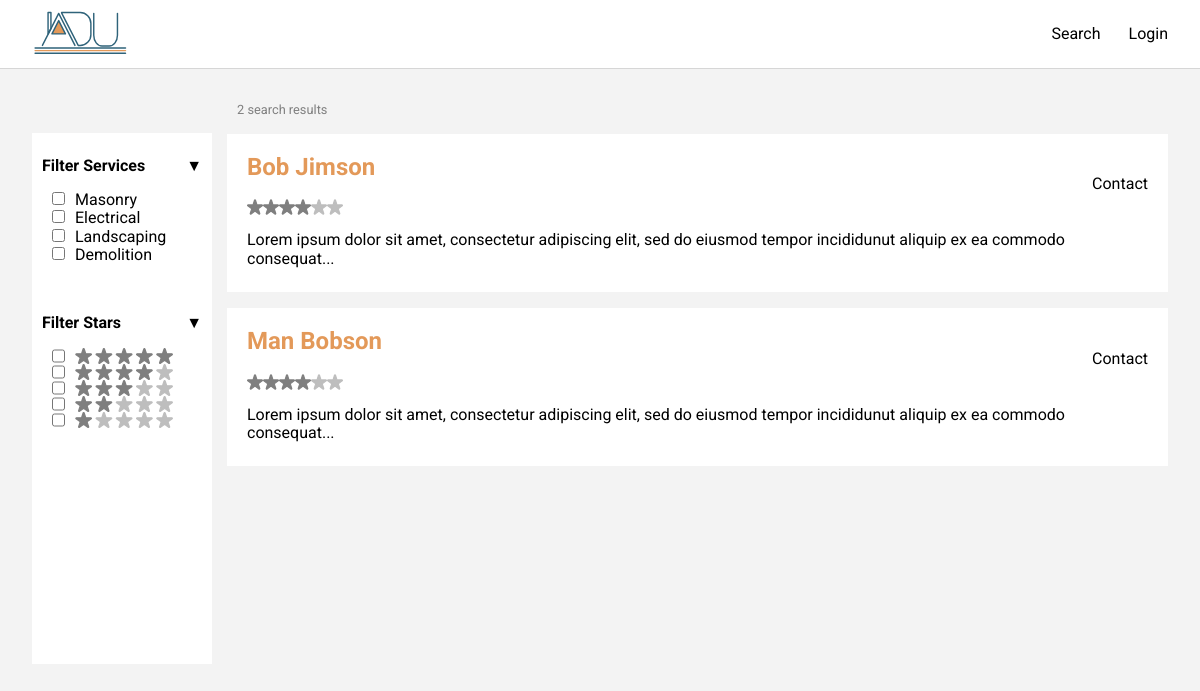
The app's page /connections/search/ with its own data.
### connections/models.py (models this page shows, shortened)
class Service(UUIDModel):
    name = models.CharField(max_length=256, unique=True)
    description = models.TextField()
    @staticmethod
    def top_5():
        return Service.objects.all()[:5]

### accounts/models.py (models this page shows, shortened)
class User(UUIDModel, AbstractUser):
    PROPERTY_OWNER = 0
    CONTRACTOR = 1
    STAFF = 2
    TYPE_CHOICES = (
        (PROPERTY_OWNER, 'Property Owner'),
        (CONTRACTOR, 'Contractor'),
        (STAFF, 'Staff'),
    )
    user_type = models.PositiveSmallIntegerField(
        choices=TYPE_CHOICES, default=0
    )
    contractor_information = models.OneToOneField(
        'accounts.ContractorInformation',
        blank=True,
        null=True,
        on_delete=models.CASCADE,
        related_name='user',
    )
    property_owner_information = models.OneToOneField(
        'accounts.PropertyOwnerInformation',
        blank=True,
        null=True,
        on_delete=models.CASCADE,
        related_name='user',
    )
    @property
    def name(self):
        return f'{self.first_name} {self.last_name}'

### connections/views.py (the view)
# urls.py: path('search/', views.search, name='search'),
def search(request):
    contractors = User.objects.filter(user_type=User.CONTRACTOR)
    popular_services = Service.top_5()
    print(contractors)
    return render(request, 'connections/search.html', {
        'services': popular_services,
        'contractors': contractors,
    })

### templates/connections/search.html (shortened to what this page needs)
{% extends 'base.html' %}
{% load static %}
{% block content %}
<div class="mainContent listPage">
    <aside class="sidebar">
        <div class="services">
            <h2 class="expand">Filter Services</h2>
            <ul>
                {% for service in services %}
                <li><input type="checkbox" value="{{ service.name }}">{{ service.name }}</li>
                {% endfor %}
            </ul>
        </div>
        <div>
            <h2 class="expand">Filter Stars</h2>
            <ul class="stars">
                <li><input type="checkbox" name="fiveStar"></li>
                <li><input type="checkbox" name="fourStar"></li>
                <li><input type="checkbox" name="threeStar"></li>
                <li><input type="checkbox" name="twoStar"></li>
                <li><input type="checkbox" name="oneStar"></li>
            </ul>
        </div>
    </aside>
    <section class="mainList">
        <p class="smallText">{{ contractors.count }} search results</p>
        <ul>
            {% for contractor in contractors %}
            <li>
                <div class="previewHeader">
                    <div>
                        <a>
                            <h2>{{ contractor.name }}</h2>
                        </a>
                        <div class="rating">
                            <img src="{% static 'imgs/filled_star.svg' %}">
                            <img src="{% static 'imgs/filled_star.svg' %}">
                            <img src="{% static 'imgs/filled_star.svg' %}">
                            <img src="{% static 'imgs/filled_star.svg' %}">
                            <img src="{% static 'imgs/empty_star.svg' %}">
                            <img src="{% static 'imgs/empty_star.svg' %}">
                        </div>
                    </div>
                    <a href="#">Contact</a>
                </div>
                <p> Lorem ipsum dolor sit amet, consectetur adipiscing elit, sed do eiusmod tempor incididunut aliquip
                    ex ea commodo consequat...</p>
            </li>
            {% endfor %}
        </ul>
    </section>
</div>
{% endblock content %}

### client/static/css/style.css (style rules this page uses)
* { font-family: 'Roboto', sans-serif; }
body, html { height: 100%; background: #f3f3f3; }
ul { list-style: none; padding: 0; }
a { text-decoration: none; color: #000; }
.sidebar { background: #fff; margin-top: 2em; }
.sidebar input[type=checkbox] { margin: 0 10px; }
.sidebar div { min-width: 160px; padding: 10px; }
.sidebar h2 { font-size: 1em; position: relative; }
.sidebar h2::after { content: "▼"; position: absolute; right: 0; transition: 0.3s; }
.stars li { display: flex; }
.stars li::after { flex: 1; content: " "; height: 1em; display: block; background-repeat: no-repeat; }
.rating { display: flex; height: 1em; }
.rating img { width: 1em; }
.previewHeader { display: flex; justify-content: space-between; align-items: center; }
.smallText { font-size: 0.8em; color: #7f7f7f; margin: 1.5px 10px; }
.mainList h2 { margin-top: 0; margin-bottom: 0.75em; color: #e39959; }
.mainList li { padding: 20px; background: #fff; margin-right: 0; margin-bottom: 1em; }
.mainList li > p { margin-bottom: 0.25rem; }
.stars li:nth-child(1)::after { background-image: url("../imgs/stars_5.svg"); }
.stars li:nth-child(2)::after { background-image: url("../imgs/stars_4.svg"); }
.stars li:nth-child(3)::after { background-image: url("../imgs/stars_3.svg"); }
.stars li:nth-child(4)::after { background-image: url("../imgs/stars_2.svg"); }
.stars li:nth-child(5)::after { background-image: url("../imgs/stars_1.svg"); }
.listPage { padding: 2rem; background: #f3f3f3; height: 100%; }
.listPage { display: flex; }

### records on screen
Service: name "Masonry"
Service: name "Electrical"
Service: name "Landscaping"
Service: name "Demolition"
User: name "Bob Jimson"
User: name "Man Bobson"

### other values on screen
{{ contractors.count }} "2"
